Frame 1 (no input): blank canvas, image omitted
Frame 60 (no input): blank canvas, image omitted
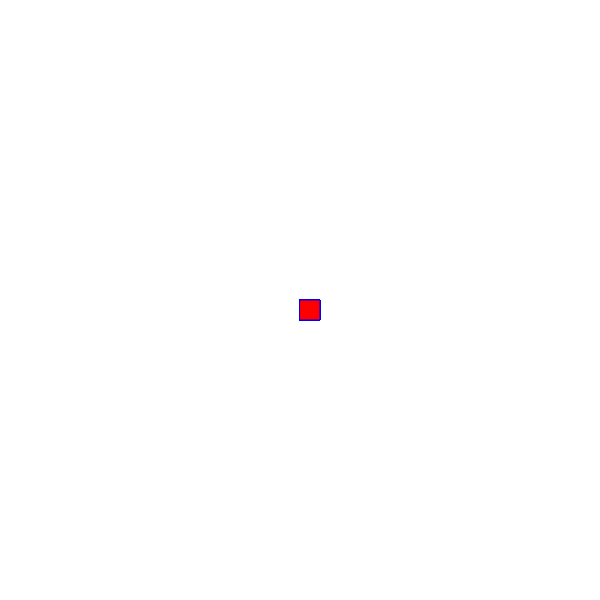
Frame 120 (the mouse pressed at the canvas centre since frame 60)

The p5.js sketch whose frames 1 and 60 were blank and that drew this single picture after the mouse press (run headless with seeded random() and noise() and a simulated clock; from frame 60 on, the mouse is pressed at the canvas centre):

// p5.js sketch
// ── sketch.js
function setup() {
    createCanvas(600, 600);
    background("white");
  }
  
  function draw() {
    stroke("blue")
    fill("red")
    
    if (mouseIsPressed){
      rect(mouseX, mouseY, 20, 20)
      
    }
  }
